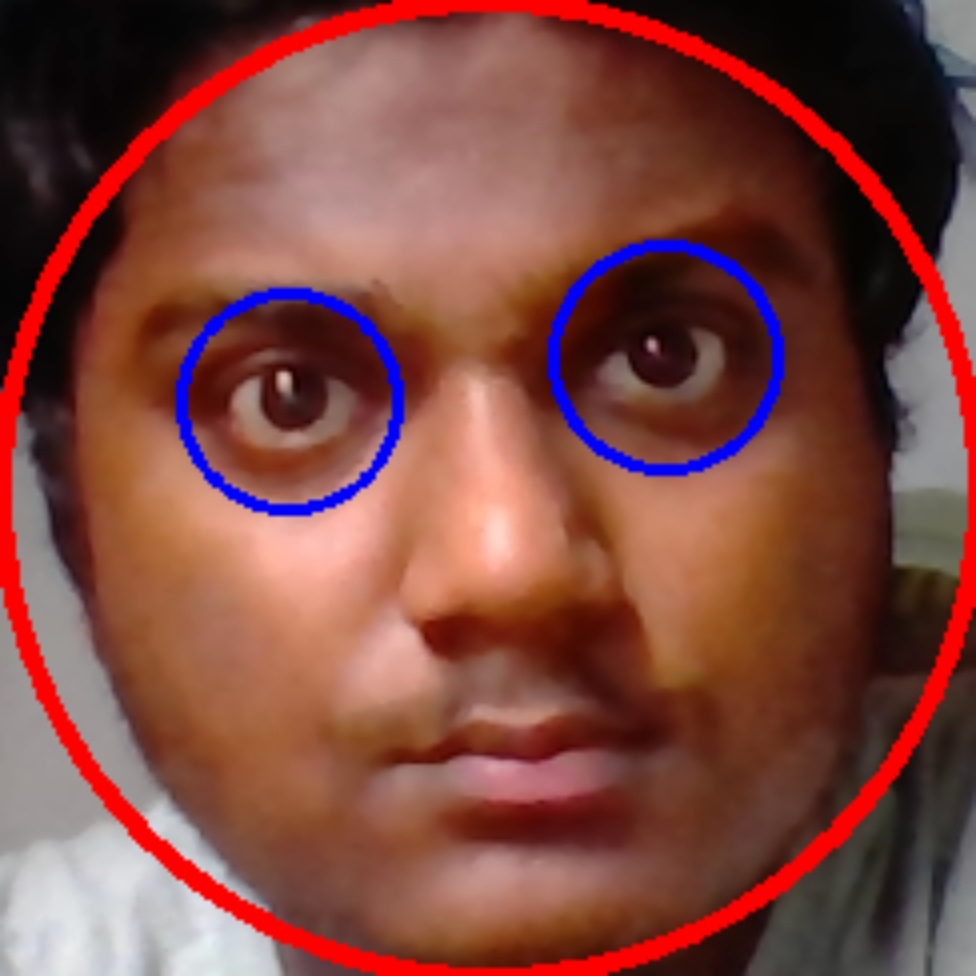
//> input picture Faces/Face_1(1).jpg, 976 x 976 px, given in place of the camera
$ ./Face_and_eyes_detection_project   (built with g++ and OpenCV 4)
//> lines starting //> are read from the running program, lines starting //| are printed output that depends on the picture; after the words box and inside, x2 and y2 are one past the last pixel; in counts of white or black regions, pixels touching at a corner belong together
//> further down, img is the input picture: 976 rows x 976 cols, CV_8UC3; mean B, G, R 64.6, 72.1, 126
#include<opencv2/objdetect.hpp>
#include<opencv2/highgui.hpp>
#include<opencv2/imgproc.hpp>
#include <opencv2/objdetect.hpp> //header file to work with harrcascade file

#include<iostream>

using namespace std;
using namespace cv;

/*PROJECT --> Detect face and eyes from a video / WebCam and stores different faces*/

void detectImage(Mat& imgsrc, CascadeClassifier& faceCascade, CascadeClassifier& eyesCascade, double scale, string& finpath)
{
//> called with scale = 1
	Mat imgGray;
	vector<Rect> faces; /*Stores the details of each face*/

	cvtColor(imgsrc, imgGray, COLOR_BGR2GRAY);
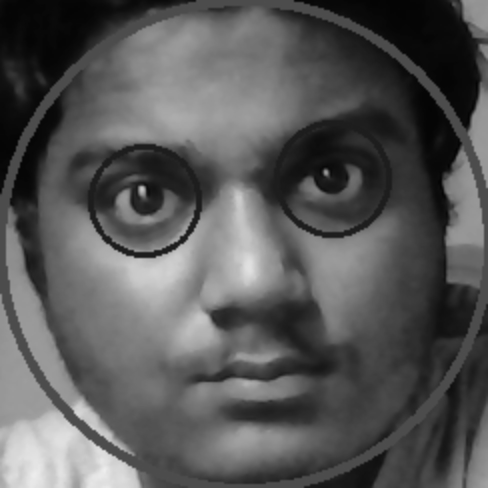
//> imgGray: 976 rows x 976 cols, CV_8UC1 (shown at 1/2 size); min 1, max 238, mean 87.4
	resize(imgGray, imgGray, Size(), (1 / scale), (1 / scale), INTER_LINEAR); /*Resize the Grayscale Image*/
	equalizeHist(imgGray, imgGray);
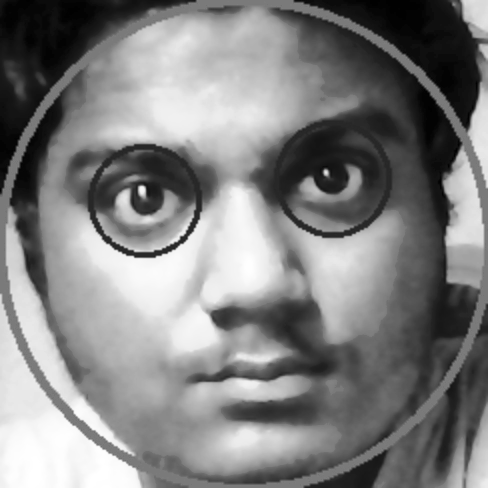
//> imgGray: 976 rows x 976 cols, CV_8UC1 (shown at 1/2 size); min 0, max 255, mean 128.4

	/*Detect faces of different sizes using cascade classifier*/
	faceCascade.detectMultiScale(imgGray, faces, 1.1, 2);
//> faces = 1 Rect (x, y, width, height): [74, 60, 833, 833]

	for (int i = 0; i < faces.size(); i++)
	{
		Rect rect = faces[i];
		double area = faces[i].area();
		if (area < 12000)	continue; 	/*To filter errors, 12000 is the threshold area*/
		cout << "Area of face " << (i + 1) << " is: " << area << endl;
		Mat currimg = imgsrc(rect);
		Point center;
		Scalar faceColor = Scalar(0, 0, 255); /*Color to draw around face --> Red */
		Scalar eyeColor = Scalar(255, 0, 0); /*Color to draw around eyes --> Blue */
		double rad;

		double aspect_ratio = (double)rect.width / rect.height; /*Finding aspect ratio of the detected client*/
		if (0.75 < aspect_ratio && aspect_ratio < 1.3)
		{
			/*Finding the center and radius of the circle to be drawn around the face*/
			center.x = cvRound((rect.x + rect.width * 0.5) * scale);
			center.y = cvRound((rect.y + rect.height * 0.5) * scale);
			rad = cvRound((rect.width + rect.height) * 0.25 * scale);
			circle(imgsrc, center, rad, faceColor, 4, 8); /*Drawing cirlce around the face on imgsrc*/
			//circle(currimg, center, rad, faceColor, 4, 8); /*Drawing cirlce around the face on currimg*/
		}
		else
		{
			rectangle(imgsrc, rect, faceColor, 4, 8); /*Draws rectangle if the aspect ratio is not satisfied*/
		}

		if (eyesCascade.empty())	continue;
		Mat imgroi = imgGray(rect); /*roi is the current face of source image*/
		vector <Rect> eyes;
		eyesCascade.detectMultiScale(imgroi, eyes, 1.1, 2); /*Detecting eyes of the image*/

		for (size_t j = 0; j < eyes.size(); j++) /*Drawing circles around the eyes*/
		{
			Rect nr = eyes[j];
			center.x = cvRound((rect.x + nr.x + nr.width * 0.5) * scale);
			center.y = cvRound((rect.y + nr.y + nr.height * 0.5) * scale);
			rad = cvRound((nr.width + nr.height) * 0.25 * scale);
			circle(imgsrc, center, rad, eyeColor, 2, 8, 0);
			//circle(currimg, center, rad, eyeColor, 2, 8, 0);
		}

		/*Saves the cropped Current single face image with detected eyes*/
		resize(currimg, currimg, Size(), 4, 4);
		imwrite((finpath + "Face_" + to_string((i + 1)) + ".jpg"), currimg);
	}
//> this loop made 1 pass
//> (rect, area, aspect_ratio, rad) on pass 1: (Rect(74, 60, 833, 833), 693889, 1, 104)
//> (printed output is left out)
//> pass 1, in detectImage, `Mat currimg = imgsrc(rect);`:
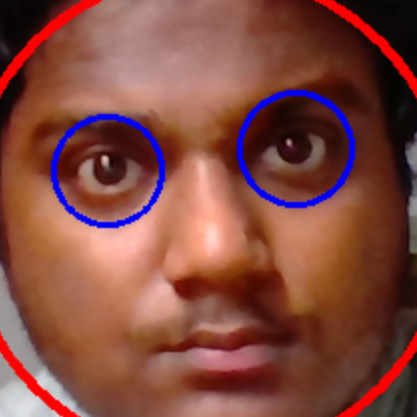
//> currimg: 833 rows x 833 cols, CV_8UC3 (shown at 1/2 size); mean B, G, R 64.3, 73.9, 130.3
//> pass 1, in detectImage, `Mat imgroi = imgGray(rect); /*roi is the current face of source image*/`:
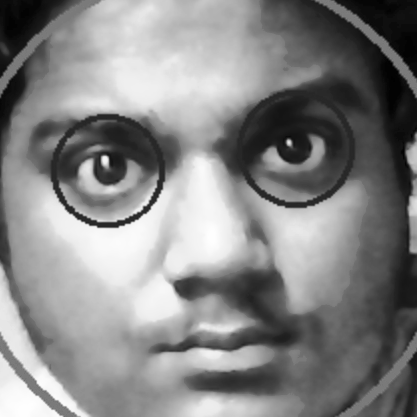
//> imgroi: 833 rows x 833 cols, CV_8UC1 (shown at 1/2 size); min 0, max 254, mean 132.9
//> after the loop:
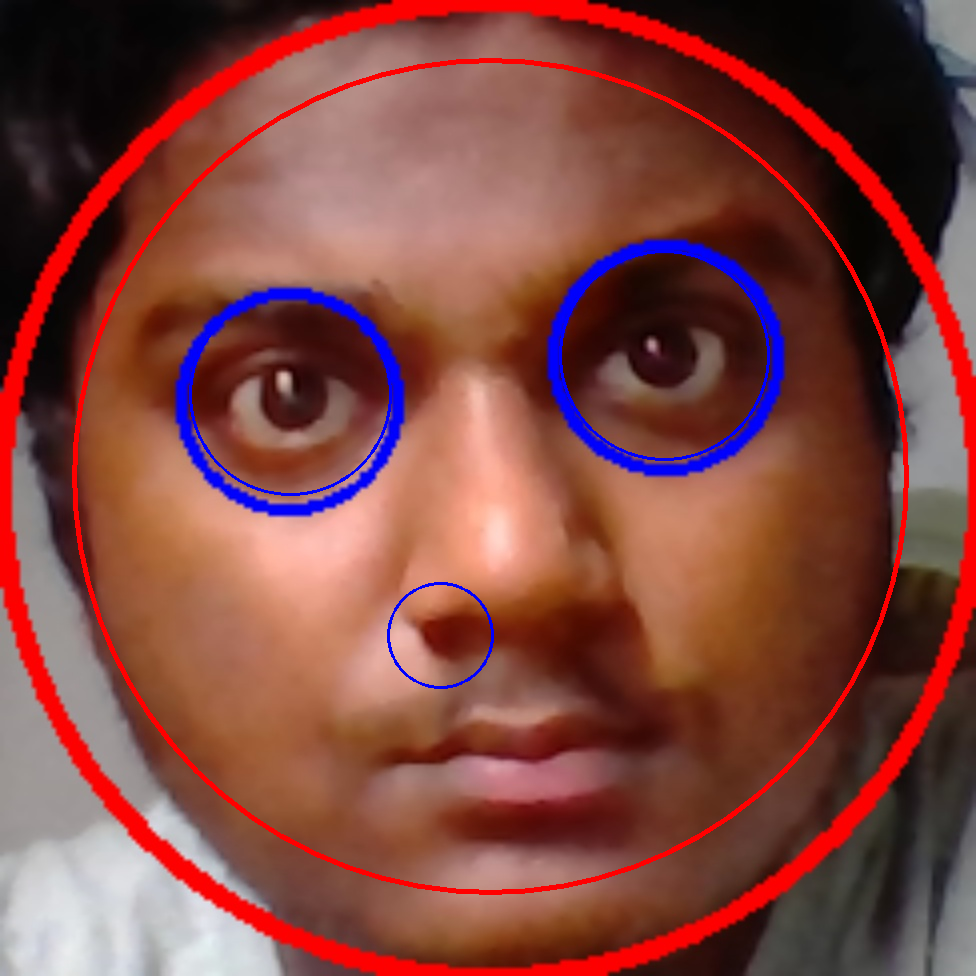
//> imgsrc: 976 rows x 976 cols, CV_8UC3; 1.86% of pixels changed, all inside (x1, y1, x2, y2) = (72, 58, 909, 895)

	imshow("Face Detection", imgsrc); /*Shows all the faces and eyes spotted*/
	return;
}

int main()
{
	//string path = "0"; /*This is for WebCam. In case of video, stores the path*/
	VideoCapture cap(0); /*Tool to capture the WebCam / Video*/
	Mat img;

	/*Path of Folder to store the different faces*/
	string savedpath = "Resources\\Faces\\";

	CascadeClassifier faceCascade, eyesCascade; /* PreDefined trained XML classifiers with facial features */

	/*Using haarcascades multilevel method --> Loading the classifiers*/
	faceCascade.load("Resources/haarcascade_frontalface_default.xml");
	eyesCascade.load("Resources/haarcascade_eye_tree_eyeglasses.xml");
	double scale = 1;

	if (cap.isOpened())
	{
		cout << "Press L to exit/leave the window" << endl;
		while (true)
		{
			cap.read(img);
			if (img.empty())
				break;

			detectImage(img, faceCascade, eyesCascade, scale, savedpath);

			char c = (char)waitKey(10);
//> the Esc key is pressed
			if (c == 'l' || c == 'L')	break;
		}
	}
	else
	{
		cout << "Cannot open Cam/ Video" << endl;
	}

	return 0;
}

$ run again, on Faces/Face_1.jpg
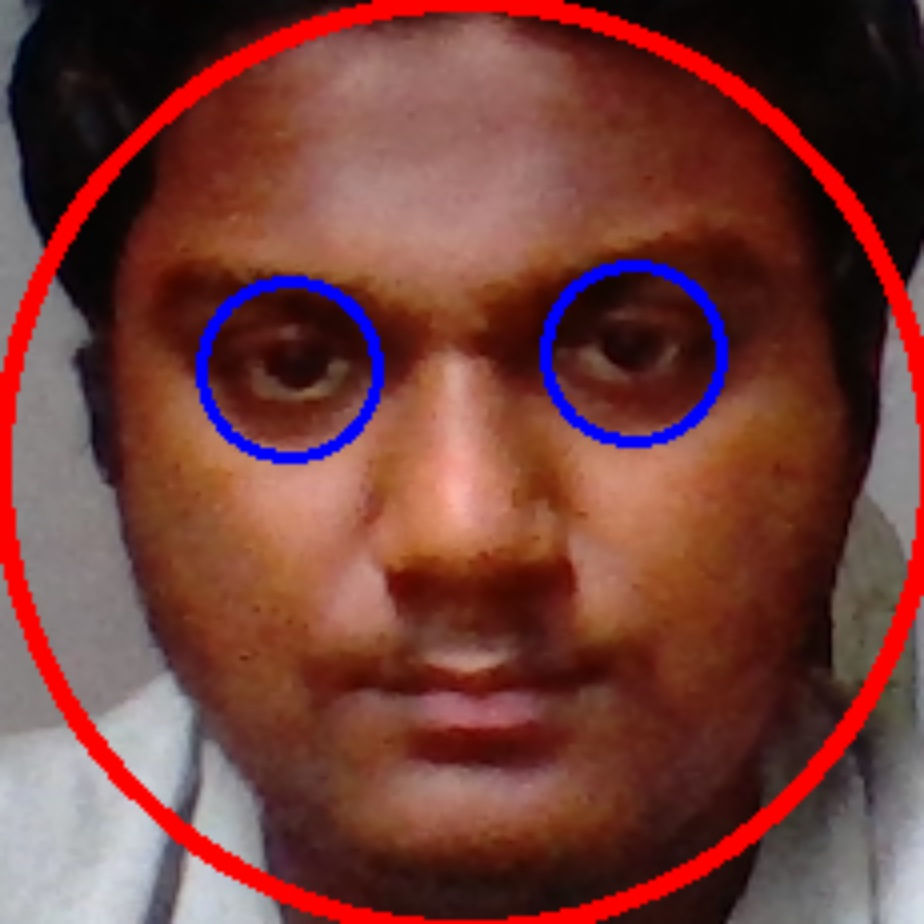
//> input picture Faces/Face_1.jpg, 924 x 924 px, given in place of the camera
//> img is the input picture: 924 rows x 924 cols, CV_8UC3; mean B, G, R 57.2, 62.6, 114.7
//> faces = 1 Rect (x, y, width, height): [78, 74, 766, 766]
//> the loop in detectImage, `for (int i = 0; i < faces.size(); i++)` made 1 pass
//> (rect, area, aspect_ratio, rad) on pass 1: (Rect(78, 74, 766, 766), 586756, 1, 72)
//> (printed output is left out)
//> pass 1, in detectImage, `Mat imgroi = imgGray(rect); /*roi is the current face of source image*/`:
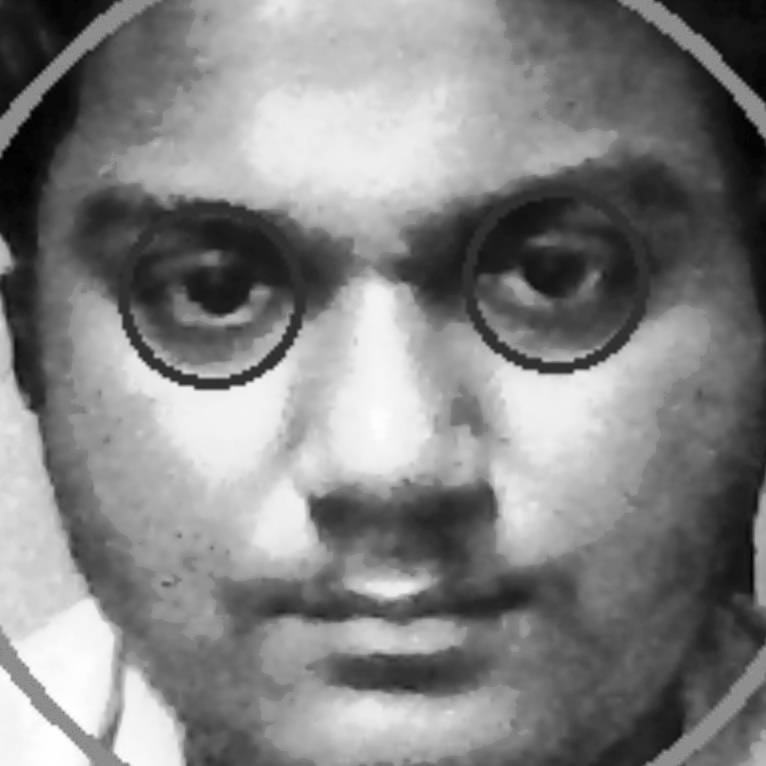
//> imgroi: 766 rows x 766 cols, CV_8UC1; min 0, max 255, mean 130.3
//> after the loop in detectImage, `for (int i = 0; i < faces.size(); i++)`:
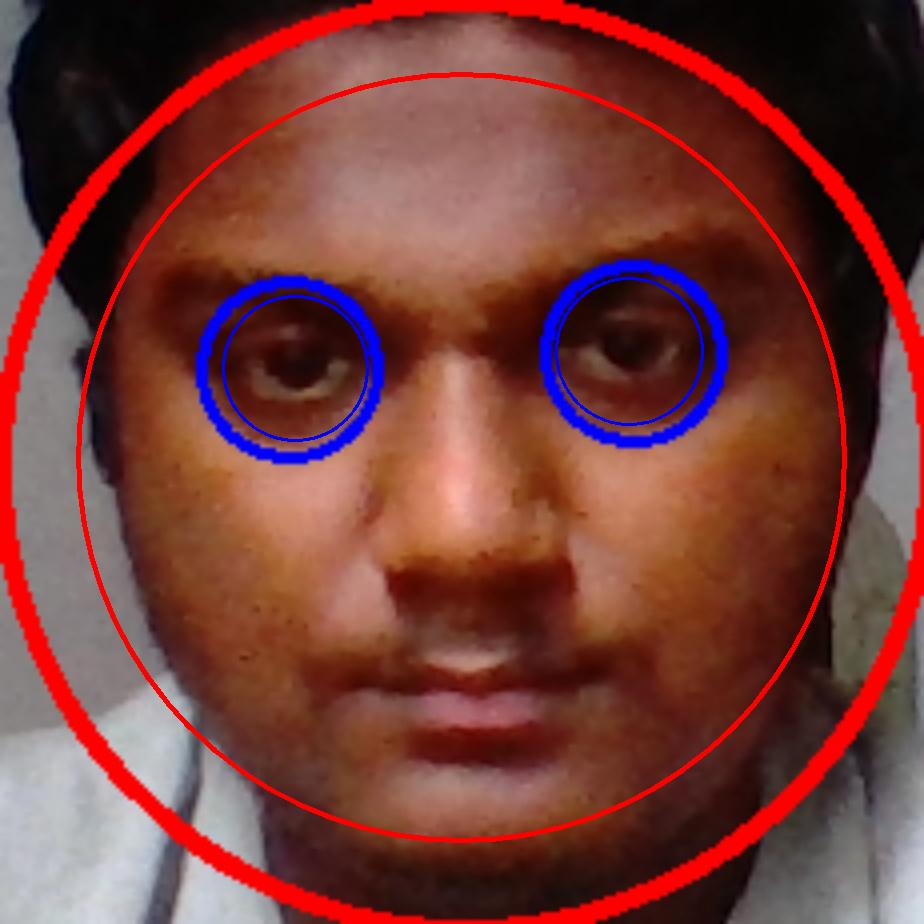
//> imgsrc: 924 rows x 924 cols, CV_8UC3; 1.74% of pixels changed, all inside (x1, y1, x2, y2) = (76, 72, 847, 843)

$ run again, on Faces/Face_1_1.jpg
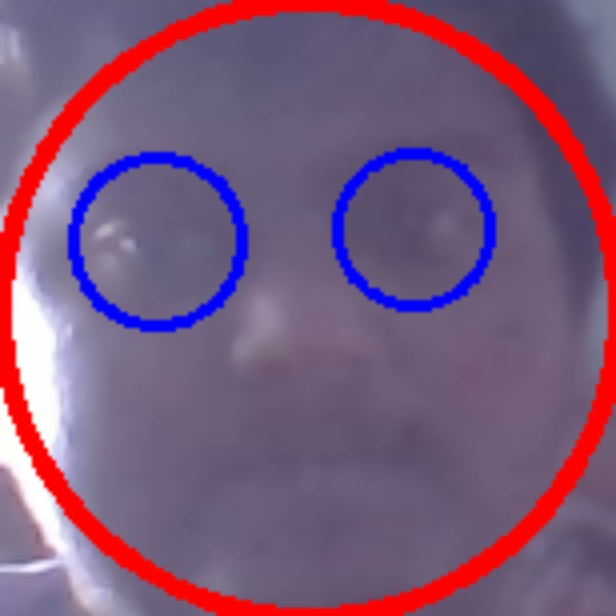
//> input picture Faces/Face_1_1.jpg, 616 x 616 px, given in place of the camera
//> img is the input picture: 616 rows x 616 cols, CV_8UC3; mean B, G, R 121.8, 89.7, 122.7
//> faces = 1 Rect (x, y, width, height): [29, 23, 571, 571]
//> the loop in detectImage, `for (int i = 0; i < faces.size(); i++)` made 1 pass
//> (rect, area, aspect_ratio, rad) on pass 1: (Rect(29, 23, 571, 571), 326041, 1, 286)
//> (printed output is left out)
//> pass 1, in detectImage, `Mat imgroi = imgGray(rect); /*roi is the current face of source image*/`:
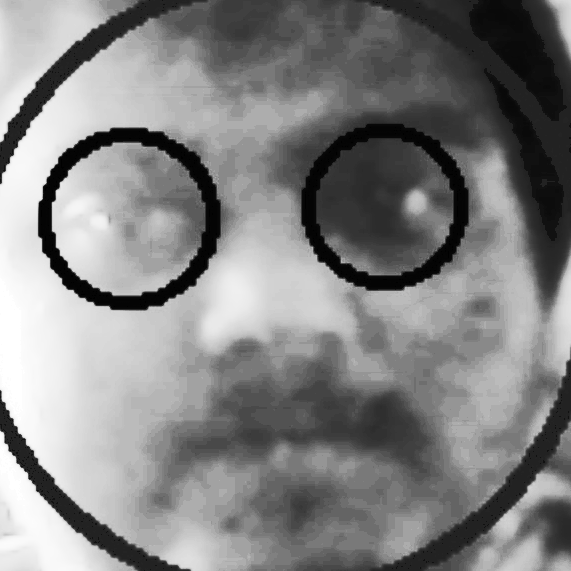
//> imgroi: 571 rows x 571 cols, CV_8UC1; min 0, max 255, mean 130.7
//> after the loop in detectImage, `for (int i = 0; i < faces.size(); i++)`:
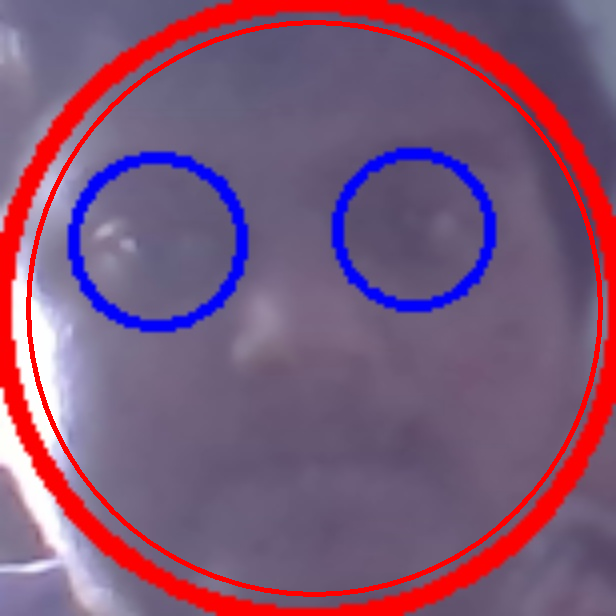
//> imgsrc: 616 rows x 616 cols, CV_8UC3; 2.35% of pixels changed, all inside (x1, y1, x2, y2) = (26, 20, 603, 597)
